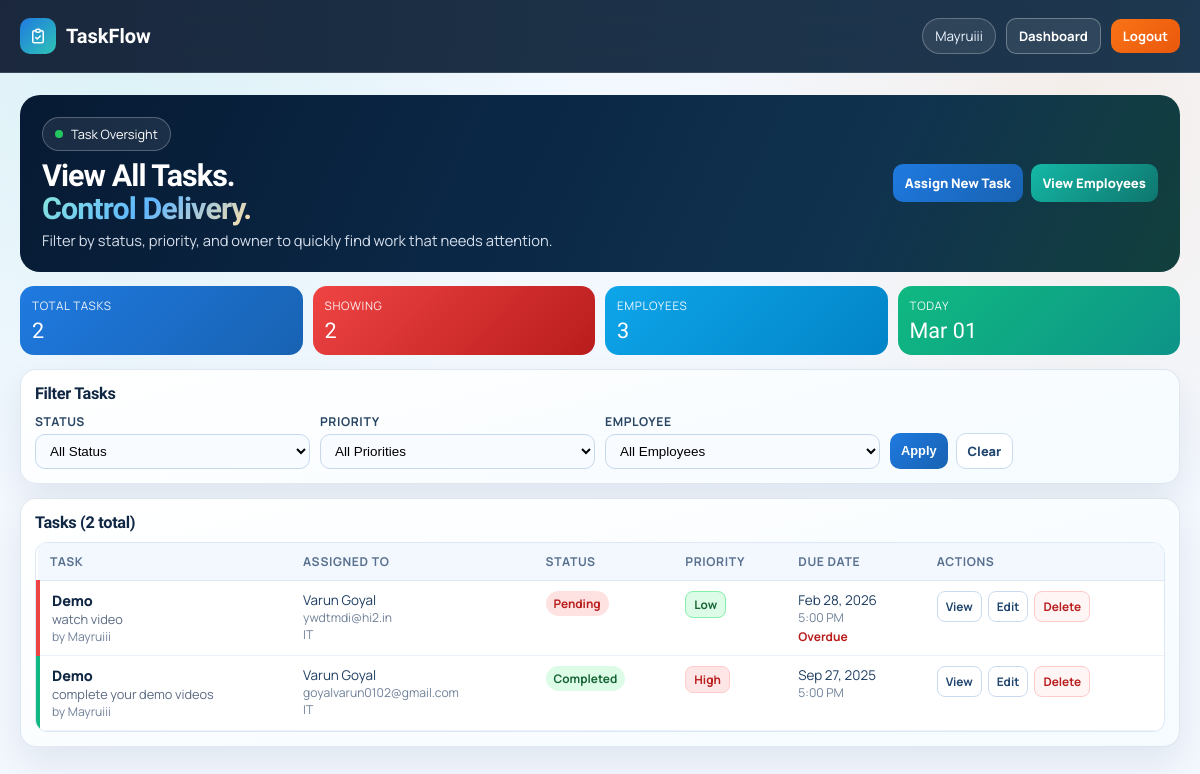
The app's page /task-admin/tasks/ (signed in) with its own data.
### taskapp1/models.py (models this page shows, shortened)
class Task(models.Model):
    STATUS_CHOICES = [
        ('pending', 'Pending'),
        ('in_progress', 'In Progress'),
        ('completed', 'Completed'),
    ]
    PRIORITY_CHOICES = [
        ('low', 'Low'),
        ('medium', 'Medium'),
        ('high', 'High'),
    ]
    title = models.CharField(max_length=200)
    description = models.TextField()
    assigned_to = models.ForeignKey(User, on_delete=models.CASCADE, related_name='assigned_tasks')
    assigned_by = models.ForeignKey(User, on_delete=models.CASCADE, related_name='created_tasks')
    status = models.CharField(max_length=20, choices=STATUS_CHOICES, default='pending')
    priority = models.CharField(max_length=10, choices=PRIORITY_CHOICES, default='medium')
    due_date = models.DateTimeField()
    created_at = models.DateTimeField(auto_now_add=True)
    updated_at = models.DateTimeField(auto_now=True)
    class Meta:
        ordering = ['-created_at']

class UserProfile(models.Model):
    ROLE_CHOICES = [
        ('admin', 'Admin'),
        ('employee', 'Employee'),
    ]
    user = models.OneToOneField(User, on_delete=models.CASCADE)
    role = models.CharField(max_length=10, choices=ROLE_CHOICES, default='employee')
    employee_id = models.CharField(max_length=20, unique=True, blank=True, null=True)
    phone = models.CharField(max_length=15, blank=True, null=True)
    department = models.CharField(max_length=50, blank=True, null=True)
    created_at = models.DateTimeField(auto_now_add=True)

### taskapp1/views.py (the view)
# urls.py: path('task-admin/tasks/', views.all_tasks, name='all_tasks'),
@login_required
def all_tasks(request):
    if not hasattr(request.user, 'userprofile') or request.user.userprofile.role != 'admin':
        messages.error(request, 'Access denied.')
        return redirect('landing_page')
    tasks = Task.objects.all()
    status_filter = request.GET.get('status', '')
    priority_filter = request.GET.get('priority', '')
    employee_filter = request.GET.get('employee', '')
    if status_filter:
        tasks = tasks.filter(status=status_filter)
    if priority_filter:
        tasks = tasks.filter(priority=priority_filter)
    if employee_filter:
        tasks = tasks.filter(assigned_to__id=employee_filter)
    selected_employee = None
    if employee_filter:
        try:
            selected_employee = User.objects.get(id=employee_filter)
        except User.DoesNotExist:
            selected_employee = None
    paginator = Paginator(tasks, 10)
    page_number = request.GET.get('page')
    page_obj = paginator.get_page(page_number)
    employees = User.objects.filter(userprofile__role='employee')
    context = {
        'page_obj': page_obj,
        'employees': employees,
        'selected_employee': selected_employee,
        'status_filter': status_filter,
        'priority_filter': priority_filter,
        'employee_filter': employee_filter,
    }
    return render(request, 'taskapp1/all_tasks.html', context)

### templates/taskapp1/all_tasks.html (shortened to what this page needs)
<!doctype html>
<html lang="en">
<head>
</head>
<body>
    {% now "Y-m-d" as today %}
    <nav class="nav">
        <div class="wrap">
            <div class="nav-row">
                <a class="logo" href="{% url 'admin_dashboard' %}">
                    <span class="logo-box"><svg fill="none" stroke="currentColor" stroke-width="2" viewBox="0 0 24 24" width="18" height="18"><path stroke-linecap="round" stroke-linejoin="round" d="M9 5H7a2 2 0 00-2 2v12a2 2 0 002 2h10a2 2 0 002-2V7a2 2 0 00-2-2h-2M9 5a2 2 0 002 2h2a2 2 0 002-2M9 5a2 2 0 012-2h2a2 2 0 012 2m-6 9l2 2 4-4"></path></svg></span>
                    <span>TaskFlow</span>
                </a>
                <div class="nav-links">
                    <span class="chip">{{ user.get_full_name|default:user.username }}</span>
                    <a class="link link-home" href="{% url 'admin_dashboard' %}">Dashboard</a>
                    <a class="link link-logout" href="{% url 'logout' %}">Logout</a>
                </div>
            </div>
        </div>
    </nav>
    <main class="main">
        <div class="wrap">
            <section class="hero">
                <div>
                    <span class="badge"><span class="dot"></span> Task Oversight</span>
                    <h1>View All Tasks.<br><span class="accent">Control Delivery.</span></h1>
                    <p>Filter by status, priority, and owner to quickly find work that needs attention.</p>
                </div>
                <div class="hero-actions">
                    <a href="{% url 'assign_task' %}" class="btn-main">Assign New Task</a>
                    <a href="{% url 'admin_employees' %}" class="btn-alt">View Employees</a>
                </div>
            </section>
            <section class="stats">
                <article class="stat s1"><div class="k">Total Tasks</div><div class="v">{{ page_obj.paginator.count }}</div></article>
                <article class="stat s2"><div class="k">Showing</div><div class="v">{{ page_obj.object_list|length }}</div></article>
                <article class="stat s3"><div class="k">Employees</div><div class="v">{{ employees.count }}</div></article>
                <article class="stat s4"><div class="k">Today</div><div class="v">{% now "M d" %}</div></article>
            </section>
            <section class="panel">
                <div class="head"><h2 class="title">Filter Tasks</h2></div>
                <form method="get" class="filters">
                    <div class="field">
                        <label for="status">Status</label>
                        <select name="status" id="status">
                            <option value="">All Status</option>
                        </select>
                    </div>
                    <div class="field">
                        <label for="priority">Priority</label>
                        <select name="priority" id="priority">
                            <option value="">All Priorities</option>
                        </select>
                    </div>
                    <div class="field">
                        <label for="employee">Employee</label>
                        <select name="employee" id="employee">
                            <option value="">All Employees</option>
                        </select>
                    </div>
                    <div class="f-actions">
                        <button type="submit" class="btn btn-p">Apply</button>
                        <a href="{% url 'all_tasks' %}" class="btn btn-n">Clear</a>
                    </div>
                </form>
            </section>
            <section class="panel">
                <div class="head"><h2 class="title">Tasks ({{ page_obj.paginator.count }} total)</h2></div>
                {% if page_obj %}
                    <div class="tbl-wrap">
                        <table>
                            <thead>
                                <tr><th>Task</th><th>Assigned To</th><th>Status</th><th>Priority</th><th>Due Date</th><th>Actions</th></tr>
                            </thead>
                            <tbody>
                                {% for task in page_obj %}
                                    <tr class="{% if task.status == 'pending' %}tp{% elif task.status == 'in_progress' %}tip{% else %}tc{% endif %}">
                                        <td>
                                            <div class="tt">{{ task.title }}</div>
                                            <div class="tdesc">{{ task.description|truncatewords:12 }}</div>
                                            <div class="mut">by {{ task.assigned_by.get_full_name|default:task.assigned_by.username }}</div>
                                        </td>
                                        <td>
                                            <div>{{ task.assigned_to.get_full_name|default:task.assigned_to.username }}</div>
                                            <div class="mut">{{ task.assigned_to.email }}</div>
                                            {% if task.assigned_to.userprofile.department %}<div class="mut">{{ task.assigned_to.userprofile.department }}</div>{% endif %}
                                        </td>
                                        <td><span class="status {% if task.status == 'pending' %}sp{% elif task.status == 'in_progress' %}sip{% else %}sc{% endif %}">{{ task.get_status_display }}</span></td>
                                        <td><span class="priority {% if task.priority == 'high' %}ph{% elif task.priority == 'medium' %}pm{% else %}pl{% endif %}">{{ task.get_priority_display }}</span></td>
                                        <td>
                                            <div>{{ task.due_date|date:"M d, Y" }}</div>
                                            <div class="mut">{{ task.due_date|date:"g:i A" }}</div>
                                            {% if task.due_date|date:"Y-m-d" < today and task.status != 'completed' %}
                                                <div class="due over">Overdue</div>
                                            {% elif task.due_date|date:"Y-m-d" == today and task.status != 'completed' %}
                                                <div class="due today">Due Today</div>
                                            {% endif %}
                                        </td>
                                        <td>
                                            <div class="acts">
                                                <a href="{% url 'task_details' task.id %}" class="tbtn">View</a>
                                                <a href="{% url 'edit_task' task.id %}" class="tbtn">Edit</a>
                                                <a href="{% url 'delete_task' task.id %}" class="tbtn tbtn-d" onclick="return confirm('Are you sure you want to delete this task?')">Delete</a>
                                            </div>
                                        </td>
                                    </tr>
                                {% endfor %}
                            </tbody>
                        </table>
                    </div>
                {% endif %}
            </section>
        </div>
    </main>
</body>
</html>

### records on screen
Task: title "Demo", description "watch video", assigned_by.get_full_name "Mayruiii", assigned_to.get_full_name "Varun Goyal", assigned_to.email "ywdtmdi@hi2.in", assigned_to.userprofile.department "IT", status "Pending", priority "Low", due_date "Feb 28, 2026", due_date "5:00 PM", shows "Overdue"
Task: title "Demo", description "complete your demo videos", assigned_by.get_full_name "Mayruiii", assigned_to.get_full_name "Varun Goyal", assigned_to.email "goyalvarun0102@gmail.com", assigned_to.userprofile.department "IT", status "Completed", priority "High", due_date "Sep 27, 2025", due_date "5:00 PM"

### other values on screen
{{ user.get_full_name|default:user.username }} "Mayruiii"
{{ page_obj.paginator.count }} "2"
{{ page_obj.object_list|length }} "2"
{{ employees.count }} "3"
